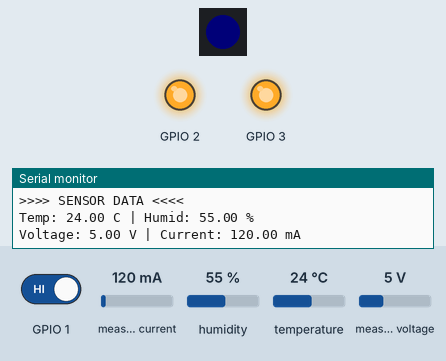
A sketch run on a simulated ESP32. Parts: 1 RGB LEDs in strip order, left to right, output pins drawn as LEDs (lit = HIGH), the last lines printed to the serial monitor. Inputs (shaded band) come from the test bench; at power-on: GPIO 1 HIGH, measured current 120 mA, humidity 55 %, temperature 24 °C, measured voltage 5 V. Dim RGB values are drawn brighter than linear.

Above: at 1.8 s.
1.9 s: GPIO 1 driven LOW
At 15.31 s:
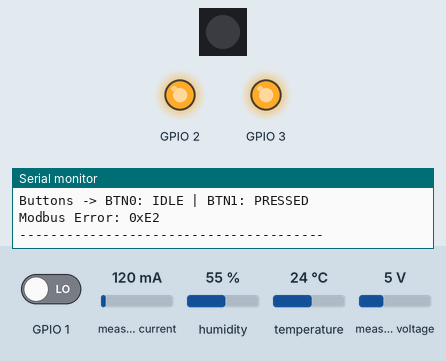
15.9 s: GPIO 1 driven HIGH
Timing chart, 0 to 32.7 s (numbered marks = the images above; inputs shaded):
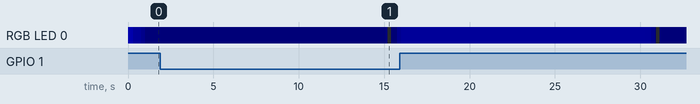

The sketch:

ESP32_Master.ino
```cpp
#include <ModbusMaster.h>
#include <Adafruit_AHTX0.h>
#include <Adafruit_INA219.h>
#include <Adafruit_NeoPixel.h>

// --- การตั้งค่าสถานะ (Custom Defines) ---
#define ON  0
#define OFF 1

#define SLAVE_ID 1
#define TX_PIN 21
#define RX_PIN 20

#define PIXEL_PIN 7
#define NUMPIXELS 1
Adafruit_NeoPixel pixels(NUMPIXELS, PIXEL_PIN, NEO_GRB + NEO_KHZ800);

ModbusMaster node;
Adafruit_AHTX0 aht;
Adafruit_INA219 ina219;

// ฟังก์ชันส่งค่า Float 32-bit ไปยัง Modbus
void writeFloatToLW(uint16_t start_reg, float value) {
  uint32_t temp;
  memcpy(&temp, &value, sizeof(float));

  uint16_t lowWord = (uint16_t)(temp & 0xFFFF);
  uint16_t highWord = (uint16_t)(temp >> 16);

  node.clearTransmitBuffer();
  node.setTransmitBuffer(0, lowWord);
  node.setTransmitBuffer(1, highWord);

  node.writeMultipleRegisters(start_reg, 2);
}

void setup() {
  Serial.begin(115200);
  while (!Serial) delay(10); // รอจนกว่า Serial Monitor จะเปิด

  Serial.println("\n--- System Starting ---");

  pixels.begin();
  pixels.setBrightness(50);
  pixels.setPixelColor(0, pixels.Color(0, 0, 255));
  pixels.show();

  Wire.begin();
  if (!aht.begin()) {
    Serial.println("[-] AHT10/20 Error!");
  } else {
    Serial.println("[+] AHT10/20 Connected.");
  }

  if (!ina219.begin()) {
    Serial.println("[-] INA219 Error!");
  } else {
    Serial.println("[+] INA219 Connected.");
  }

  pinMode(2, OUTPUT);
  pinMode(3, OUTPUT);
  digitalWrite(2, OFF);
  digitalWrite(3, OFF);

  pinMode(0, INPUT_PULLUP);
  pinMode(1, INPUT_PULLUP);

  Serial1.begin(9600, SERIAL_8N1, RX_PIN, TX_PIN);
  node.begin(SLAVE_ID, Serial1);

  Serial.println("[+] Modbus Master Initialized on Serial1.");
  Serial.println("---------------------------------------\n");
}

void loop() {
  static unsigned long lastUpdate = 0;
  static unsigned long ledActiveTime = 0;

  if (millis() - lastUpdate > 1000) { // ปรับเป็น 1 วินาทีเพื่อให้ Monitor อ่านทัน
    sensors_event_t h, t;
    aht.getEvent(&h, &t);
    float busVoltage = ina219.getBusVoltage_V();
    float current_mA = ina219.getCurrent_mA();

    // แสดงค่าออกทาง Serial Monitor
    Serial.println(">>>> SENSOR DATA <<<<");
    Serial.printf("Temp: %.2f C | Humid: %.2f %%\n", t.temperature, h.relative_humidity);
    Serial.printf("Voltage: %.2f V | Current: %.2f mA\n", busVoltage, current_mA);

    // 1. ส่งค่า Sensor ไปที่ HMI
    writeFloatToLW(100, t.temperature);
    writeFloatToLW(102, h.relative_humidity);
    writeFloatToLW(104, busVoltage);
    writeFloatToLW(106, current_mA);

    // 2. ส่งสถานะปุ่มกด (Invert ค่าตาม Pull-up)
    uint8_t btn0 = (digitalRead(0) == LOW) ? 1 : 0;
    uint8_t btn1 = (digitalRead(1) == LOW) ? 1 : 0;
    node.writeSingleCoil(0, btn0);
    node.writeSingleCoil(1, btn1);
    Serial.printf("Buttons -> BTN0: %s | BTN1: %s\n", btn0 ? "PRESSED" : "IDLE", btn1 ? "PRESSED" : "IDLE");

    // 3. อ่านค่าจากหน้าจอมาคุม Relay
    uint8_t result = node.readCoils(2, 2);

    if (result == node.ku8MBSuccess) {
      uint8_t relay1_state = (node.getResponseBuffer(0) & 0x01);
      uint8_t relay2_state = (node.getResponseBuffer(0) >> 1) & 0x01;

      digitalWrite(2, relay1_state == 1 ? ON : OFF);
      digitalWrite(3, relay2_state == 1 ? ON : OFF);

      Serial.printf("HMI Control -> Relay1: %s | Relay2: %s [OK]\n",
                    relay1_state ? "ON" : "OFF", relay2_state ? "ON" : "OFF");

      pixels.setPixelColor(0, pixels.Color(0, 255, 0));
      pixels.show();
      ledActiveTime = millis();
    } else {
      Serial.printf("Modbus Error: 0x%02X\n", result);
      pixels.setPixelColor(0, pixels.Color(255, 0, 0));
      pixels.show();
    }

    Serial.println("---------------------------------------");
    lastUpdate = millis();
  }

  // Breathe Effect
  if (millis() - ledActiveTime > 300) {
    float breath = (sin(millis() * 0.004) * 127) + 128;
    pixels.setPixelColor(0, pixels.Color(0, 0, (int)breath / 2));
    pixels.show();
  }
}
```
